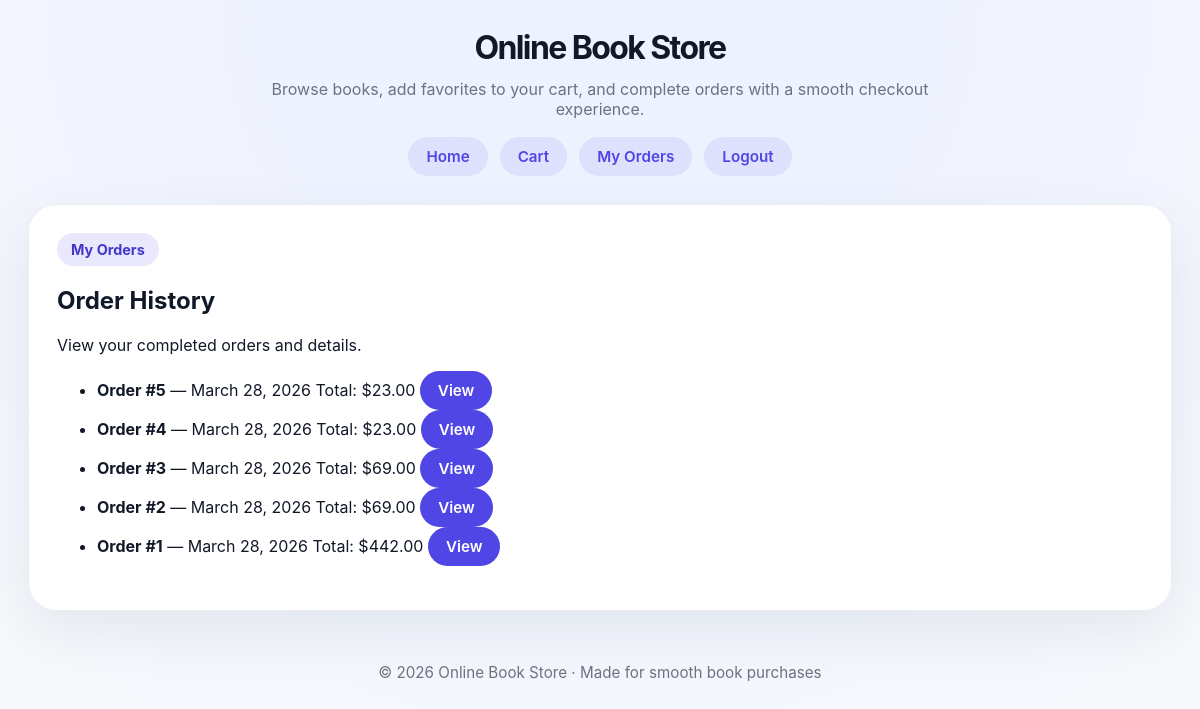
Screenshot of /orders/ (signed in) with the database file from the repository.
### libr/models.py (models this page shows, shortened)
class Order(models.Model):
    user = models.ForeignKey(User, on_delete=models.CASCADE, related_name='orders')
    created_at = models.DateTimeField(auto_now_add=True)
    total_price = models.DecimalField(max_digits=10, decimal_places=2, default=0)

### libr/views.py (the view)
# urls.py: path('orders/', views.order_list, name='order_list'),
@login_required
def order_list(request):
    orders = Order.objects.filter(user=request.user).order_by('-created_at')
    return render(request, 'order_list.html', {'orders': orders})

### templates/order_list.html
{% extends 'base.html' %}
{% block content %}
<div class="card">
    <span class="badge">My Orders</span>
    <h2 class="page-title">Order History</h2>
    <p class="muted">View your completed orders and details.</p>
    {% if orders %}
        <ul class="order-list">
            {% for order in orders %}
                <li>
                    <strong>Order #{{ order.id }}</strong> — {{ order.created_at|date:'F j, Y' }}
                    <span>Total: ${{ order.total_price }}</span>
                    <a class="btn btn-sm btn-primary" href="{% url 'order_detail' order.id %}">View</a>
                </li>
            {% endfor %}
        </ul>
    {% else %}
        <p>You have no orders yet. Place an order to see it here.</p>
    {% endif %}
</div>
{% endblock %}

### templates/base.html (shortened to what this page needs)
<!DOCTYPE html>
<html lang="en">
<head>
    {% load static %}
    <link rel="stylesheet" href="{% static 'css/styles.css' %}">
</head>
<body>
    <header>
        <h1>Online Book Store</h1>
        <p>Browse books, add favorites to your cart, and complete orders with a smooth checkout experience.</p>
        <nav>
            <a class="nav-link" href="{% url 'home' %}">Home</a>
            <a class="nav-link" href="{% url 'cart' %}">Cart</a>
            {% if request.user.is_authenticated %}
                <a class="nav-link" href="{% url 'order_list' %}">My Orders</a>
                <a class="nav-link" href="{% url 'logout' %}">Logout</a>
            {% else %}
                <a class="nav-link" href="{% url 'register' %}">Register</a>
                <a class="nav-link" href="{% url 'login' %}">Login</a>
                <a class="nav-link" href="{% url 'admin_login' %}">Admin</a>
            {% endif %}
        </nav>
    </header>
    <main class="container">
        {% block content %}{% endblock %}
    </main>
    {% now "Y" as current_year %}
    <footer class="page-footer">
        &copy; {{ current_year }} Online Book Store · Made for smooth book purchases
    </footer>
</body>
</html>

### static/css/styles.css (style rules this page uses)
:root { --bg: #eff3ff; --surface: #ffffff; --primary: #4f46e5; --primary-dark: #4338ca; --accent: #2563eb; --text: #111827; --muted: #6b7280; --card: rgba(255,255,255,0.95); --border: #d1d5db; --shadow: 0 20px 60px rgba(15,23,42,0.08); }
* { box-sizing: border-box; }
body { margin: 0; font-family: Inter, system-ui, -apple-system, BlinkMacSystemFont, 'Segoe UI', sans-serif; background: radial-gradient(circle at top, #eef2ff 0%, var(--bg) 35%, #f8fafc 100%); color: var(--text); min-height: 100vh; }
header { padding: 28px 32px; text-align: center; }
header h1 { margin: 0; font-size: clamp(2rem, 2.5vw, 3rem); letter-spacing: -0.05em; }
header p { margin: 12px auto 0; max-width: 720px; color: var(--muted); }
nav { display: flex; flex-wrap: wrap; justify-content: center; gap: 12px; margin: 18px auto 0; padding: 0 16px; }
.nav-link, .btn { display: inline-flex; align-items: center; justify-content: center; padding: 10px 18px; border-radius: 999px; text-decoration: none; font-size: 0.95rem; font-weight: 600; transition: transform 0.2s ease, box-shadow 0.2s ease, background 0.2s ease; }
.nav-link { color: var(--primary); background: rgba(79,70,229,0.1); }
.btn-primary { background: var(--primary); color: white; }
.container { width: min(1160px, calc(100% - 32px)); margin: 0 auto 40px; padding: 0 8px; }
.card { background: var(--card); border: 1px solid rgba(148,163,184,0.2); border-radius: 28px; box-shadow: var(--shadow); padding: 28px; margin-bottom: 24px; }
.page-footer { text-align: center; color: var(--muted); font-size: 0.95rem; padding: 12px 0 28px; }
.badge { display: inline-flex; gap: 6px; padding: 8px 14px; border-radius: 999px; background: rgba(79,70,229,0.12); color: var(--primary-dark); font-size: 0.9rem; font-weight: 700; }

### rows the page displays
Order: id "5", created_at "March 28, 2026", total_price "23.00"
Order: id "4", created_at "March 28, 2026", total_price "23.00"
Order: id "3", created_at "March 28, 2026", total_price "69.00"
Order: id "2", created_at "March 28, 2026", total_price "69.00"
Order: id "1", created_at "March 28, 2026", total_price "442.00"

### other values shown
{{ current_year }} "2026"
